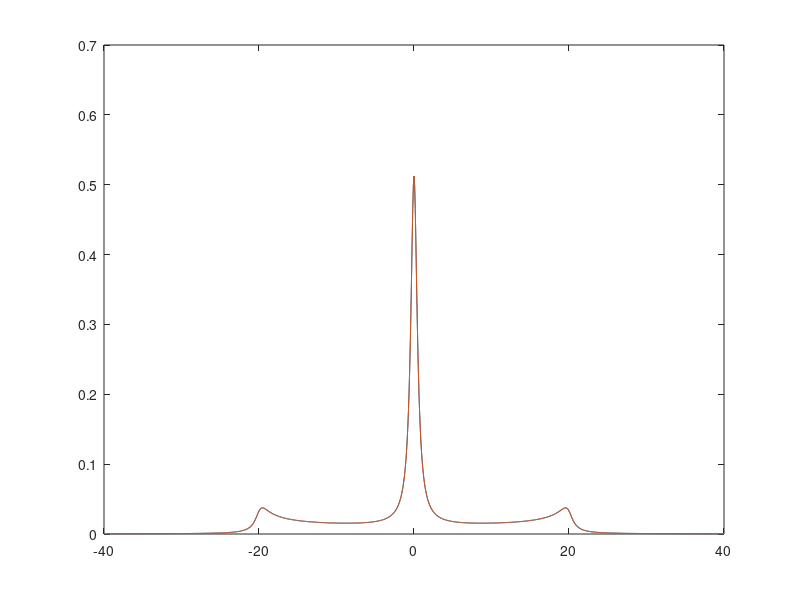

MATLAB code to generate this figure:
A=0.01;kappa=0.001;delta=1e-6;
kxv=-25000:25000;
xppl=0.5*(kxv==0);
xnnl=-xppl;
xpnl=-0.5*besselj(kxv,2*A/delta);
xnpl=0.5*besselj(-kxv,2*A/delta);
Grel=kappa*sum(xpnl.^2+xnpl.^2);
Gdeph=0.5*kappa*sum(xpnl.^2+xnpl.^2+4*xppl.^2);
rhoss=kappa*sum(xnpl.^2)/Grel;
wxl=linspace(-40,40,1001)*kappa;
nx=length(wxl);
sw=zeros(1,nx);
swa=zeros(1,nx);
for ii=1:nx
    sw(ii)=4*rhoss*(1-rhoss)*sum(xppl.^2.*Grel./(Grel.^2+(wxl(ii)-kxv*delta).^2))...
        +sum(xpnl.^2*rhoss*Gdeph./(Gdeph.^2+(wxl(ii)-kxv*delta).^2))...
        +sum(xnpl.^2*(1-rhoss)*Gdeph./(Gdeph.^2+(wxl(ii)-kxv*delta).^2));
%     swa(ii)=sum((1-2*rhoss)*xpnl.^2.*Gdeph./(Gdeph.^2+(wxl(ii)-kxv*delta).^2)+(2*rhoss-1)*xnpl.^2.*Gdeph./(Gdeph.^2+(wxl(ii)-kxv*delta).^2));
end
figure(1)
swa=kappa*(0.25*0.5*kappa./(0.25*kappa^2+wxl.^2)+0.25*sum(0.75*kappa*repmat(besselj(kxv,2*A/delta).^2,length(wxl),1).'./(0.75^2*kappa^2+(repmat(wxl,length(kxv),1)-repmat(kxv*delta,length(wxl),1).').^2),1));
xx=wxl/kappa;
plot(xx,kappa*sw,xx,swa),hold on
% save('sweq15k.txt','xx','swa','-ascii')
% figure(2)
% plot(wxl,kappa*swa,'-'),hold on 0.25*0.5*kappa./(0.25*kappa^2+wxl.^2)+